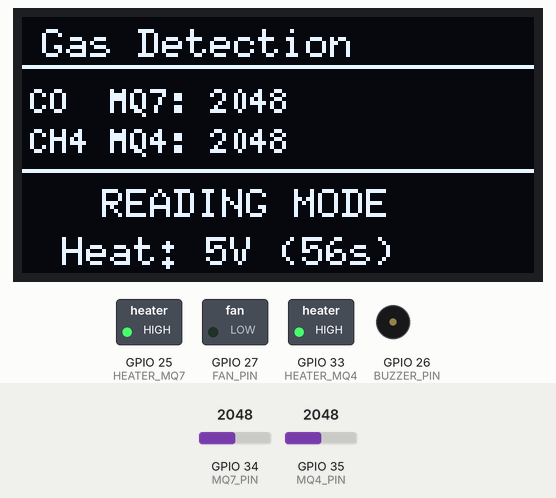
Simulated run of this sketch. Board: ESP32. Shown: 128×64 one-colour display, switched loads named in the sketch (green lamp = pin HIGH), buzzer (waves = sounding, pin HIGH). The inputs (shaded band) are chosen by the test bench; at power-on: GPIO 34 (MQ7_PIN) = 2048, GPIO 35 (MQ4_PIN) = 2048. What the sketch prints to the serial monitor is not drawn.

Above: at 3.2 s.
3.3 s: GPIO 34 (MQ7_PIN) set to 2866
At 4.9 s:
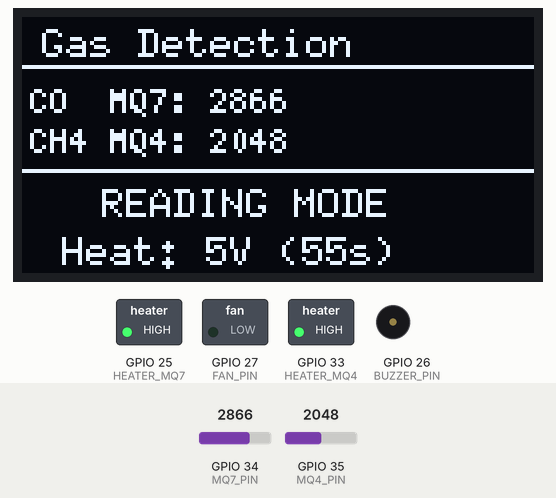
5.7 s: GPIO 35 (MQ4_PIN) set to 2866
At 6.7 s:
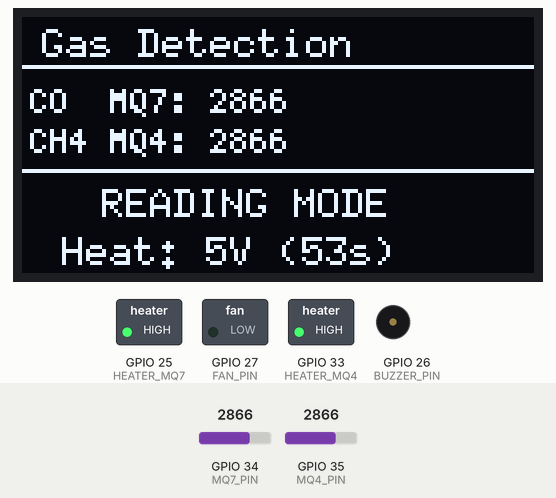
7.8 s: GPIO 34 (MQ7_PIN) set to 3603
At 9.2 s:
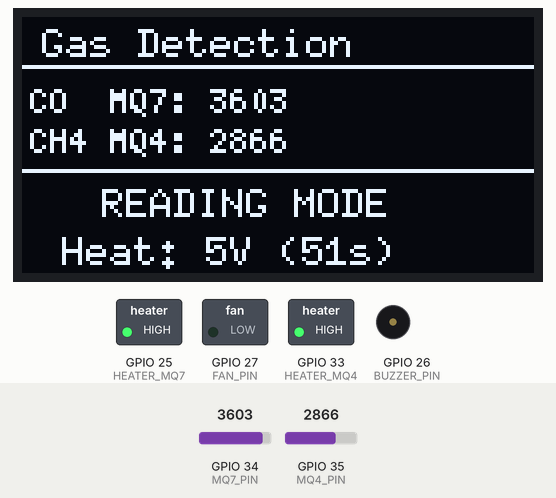
9.9 s: GPIO 35 (MQ4_PIN) set to 3603
At 11.3 s:
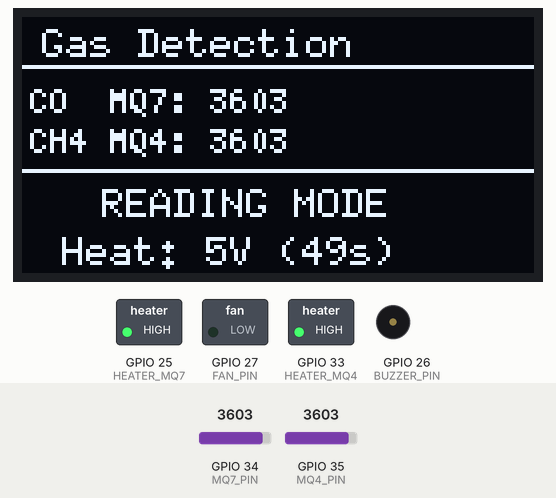
12.0 s: GPIO 34 (MQ7_PIN) set to 4095
At 12.9 s:
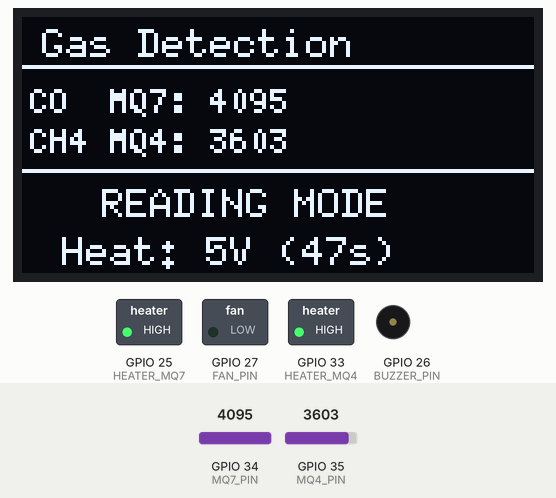
14.6 s: GPIO 35 (MQ4_PIN) set to 4095
At 16.1 s:
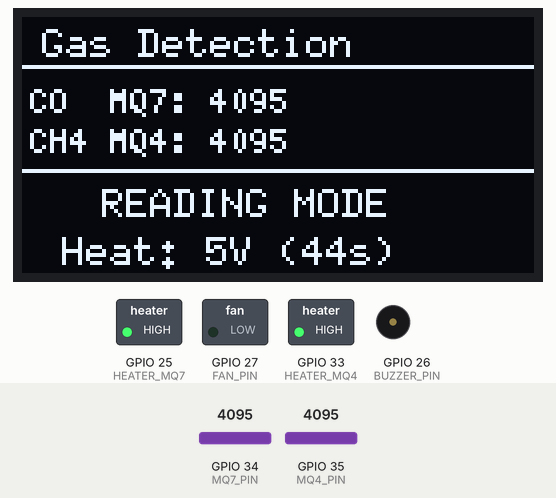
Timing chart, 0 to 62.0 s (numbered marks = the images above; inputs shaded):
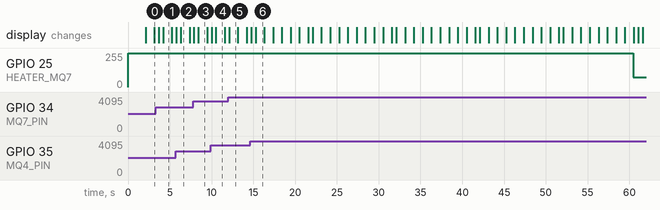

The sketch:

coal_mine_ventilation_esp32.ino
```cpp
#include <Wire.h>
#include <U8g2lib.h>
U8G2_SH1106_128X64_NONAME_F_HW_I2C display(U8G2_R0, /* reset=*/ U8X8_PIN_NONE);
#define MQ7_PIN 34
#define MQ4_PIN 35
#define FAN_PIN 27
#define BUZZER_PIN 26
#define HEATER_MQ7 25
#define HEATER_MQ4 33
#define PWM_FREQ 5000
#define PWM_RESOLUTION 8
unsigned long lastSwitch = 0;
bool highHeat = true;
unsigned long startTime = 0;

void setup() {
  Serial.begin(115200);

  pinMode(MQ7_PIN, INPUT);
  pinMode(MQ4_PIN, INPUT);
  pinMode(FAN_PIN, OUTPUT);
  pinMode(BUZZER_PIN, OUTPUT);
  pinMode(HEATER_MQ4, OUTPUT);

  digitalWrite(FAN_PIN, LOW);
  digitalWrite(BUZZER_PIN, LOW);

  ledcAttach(HEATER_MQ7, PWM_FREQ, PWM_RESOLUTION);

  digitalWrite(HEATER_MQ4, HIGH);
  ledcWrite(HEATER_MQ7, 255);  // Start HIGH heat

  display.begin();
  display.clearBuffer();
  display.setFont(u8g2_font_6x10_tr);
  display.drawStr(10, 30, "Gas Detection");
  display.drawStr(15, 45, "Reading Mode");
  display.sendBuffer();

  startTime = millis();
  lastSwitch = startTime;

  Serial.println(F("\n╔════════════════════════════════════╗"));
  Serial.println(F("║  GAS SENSOR - READING MODE ✓       ║"));
  Serial.println(F("╚════════════════════════════════════╝"));
  Serial.println(F("\nSensors detected and working!"));
  Serial.println(F("Monitoring values...\n"));

  delay(2000);
}

void loop() {
  unsigned long now = millis();

    if (highHeat && (now - lastSwitch >= 60000)) {
    ledcWrite(HEATER_MQ7, 72);  // LOW heat (1.4V)
    highHeat = false;
    lastSwitch = now;
    Serial.println(F("\n→ MQ7: Switched to LOW heat (1.4V) - Reading mode\n"));
  }
  else if (!highHeat && (now - lastSwitch >= 90000)) {
    ledcWrite(HEATER_MQ7, 255);  // HIGH heat (5V)
    highHeat = true;
    lastSwitch = now;
    Serial.println(F("\n→ MQ7: Switched to HIGH heat (5V) - Cleaning mode\n"));
  }

    int mq7_value = analogRead(MQ7_PIN);
  int mq4_value = analogRead(MQ4_PIN);

    unsigned long timeInPhase = now - lastSwitch;
  unsigned long phaseTime = highHeat ? 60000 : 90000;
  int secondsLeft = (phaseTime - timeInPhase) / 1000;


  Serial.print(F("MQ7: "));
  Serial.print(mq7_value);
  Serial.print(F(" | MQ4: "));
  Serial.print(mq4_value);
  Serial.print(F(" | Heat: "));
  Serial.print(highHeat ? F("HIGH (5V)") : F("LOW (1.4V)"));
  Serial.print(F(" | "));
  Serial.print(secondsLeft);
  Serial.println(F("s"));

    updateDisplay(mq7_value, mq4_value, secondsLeft);

  delay(500);
}

void updateDisplay(int mq7, int mq4, int secondsLeft) {
  display.clearBuffer();

   display.setFont(u8g2_font_6x10_tr);
  display.drawStr(5, 10, "Gas Detection");
  display.drawHLine(0, 12, 128);

  char line1[25];
  char line2[25];
  sprintf(line1, "CO  MQ7: %d", mq7);
  sprintf(line2, "CH4 MQ4: %d", mq4);

  display.setFont(u8g2_font_5x7_tr);
  display.drawStr(2, 24, line1);
  display.drawStr(2, 34, line2);

  display.drawHLine(0, 38, 128);

    display.setFont(u8g2_font_6x10_tr);
  display.drawStr(20, 50, "READING MODE");

  char heaterStr[25];
  sprintf(heaterStr, "Heat: %s (%ds)", highHeat ? "5V" : "1.4V", secondsLeft);
  display.drawStr(10, 62, heaterStr);

  display.sendBuffer();
}
```

Measured:
- what the display in image 1 shows lasts 1.1 s, from 4.2 s to 5.3 s
